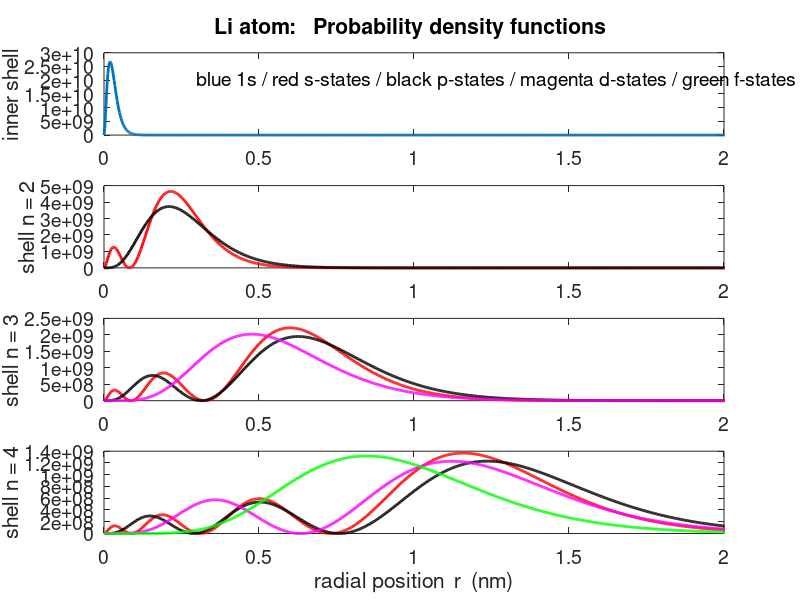

Write the MATLAB code that produced this figure.
% h_lithium
% data saved from qn_hydrogen.m
% Ian Cooper  Scholl of Physics, University of Sydney

clc
clear all 
close all

load('qp_hL')

figure(1)
set(gcf,'units','normalized');
set(gcf,'position',[0.1 0.1 0.6 0.8]);
set(gca,'fontsize',14);

xmax = 2;
subplot(4,1,1)

x = 1e9 .* r; y = (0.5 .*(p1s1 - p1s2)).^2;
plot(x,y,'linewidth',2);
ylabel('inner shell','fontsize',14);
h_title = title('Li atom:   Probability density functions ');
h_t = text(0.3,2e10,'blue 1s / red s-states / black p-states / magenta d-states / green f-states');  
set(h_t,'fontsize',14);
set(h_title,'fontsize',14);
set(gca,'Xlim',[0 xmax]);
set(gca,'fontsize',14);

subplot(4,1,2)
y = p2s.^2;
plot(x,y,'r','linewidth',2);
hold on
y = p2p.^2;
plot(x,y,'k','linewidth',2);
ylabel('shell n = 2','fontsize',14);
set(gca,'Xlim',[0 xmax]);
set(gca,'fontsize',14);


subplot(4,1,3)
y = p3s.^2;
plot(x,y,'r','linewidth',2);
hold on
y = p3p.^2;
plot(x,y,'k','linewidth',2);
y = p3d.^2;
plot(x,y,'m','linewidth',2);
ylabel('shell n = 3','fontsize',14);
set(gca,'Xlim',[0 xmax]);
set(gca,'fontsize',14);

subplot(4,1,4)
y = p4s.^2;
plot(x,y,'r','linewidth',2);
hold on
y = p4p.^2;
plot(x,y,'k','linewidth',2);
y = p4d.^2;
plot(x,y,'m','linewidth',2);
y = p4f.^2;
plot(x,y,'g','linewidth',2);
set(gca,'Xlim',[0 xmax]);

ylabel('shell n = 4','fontsize',14);
xlabel('radial position  r  (nm)','fontsize',14)
set(gca,'fontsize',14);
